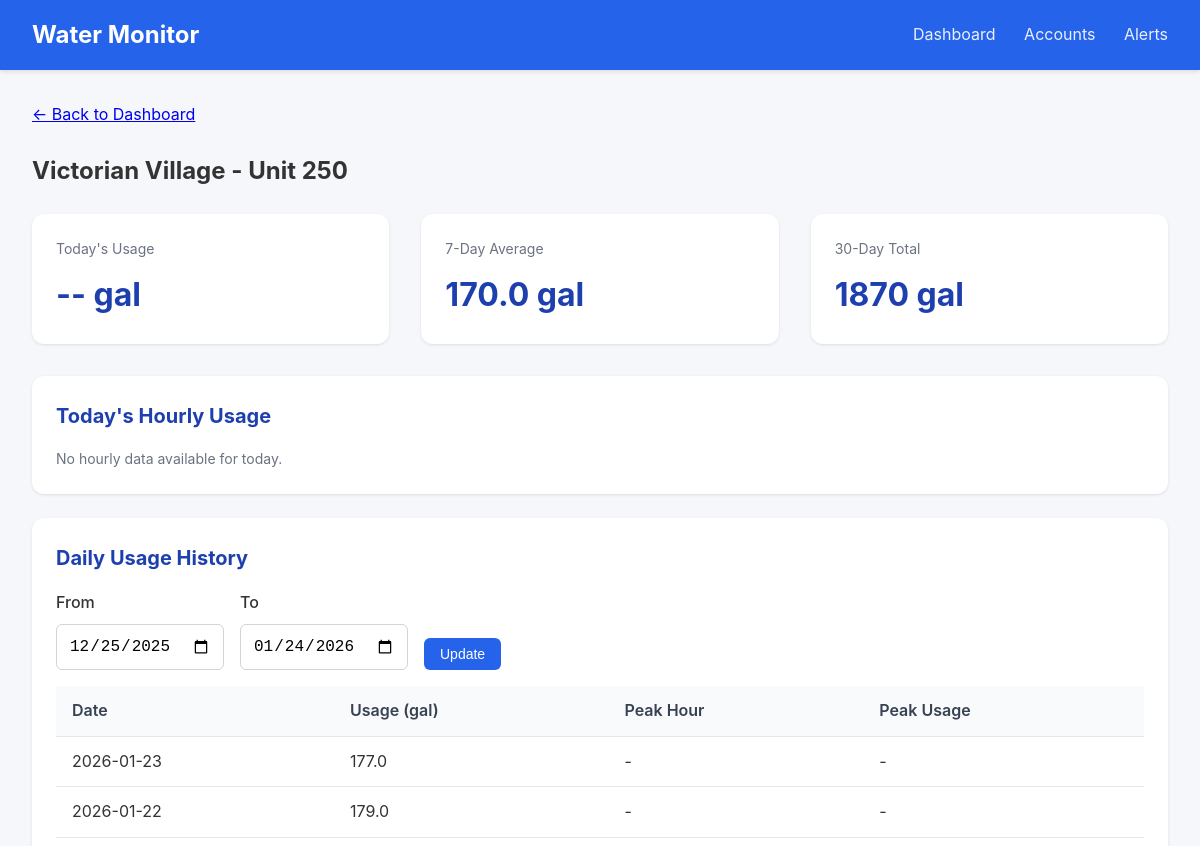
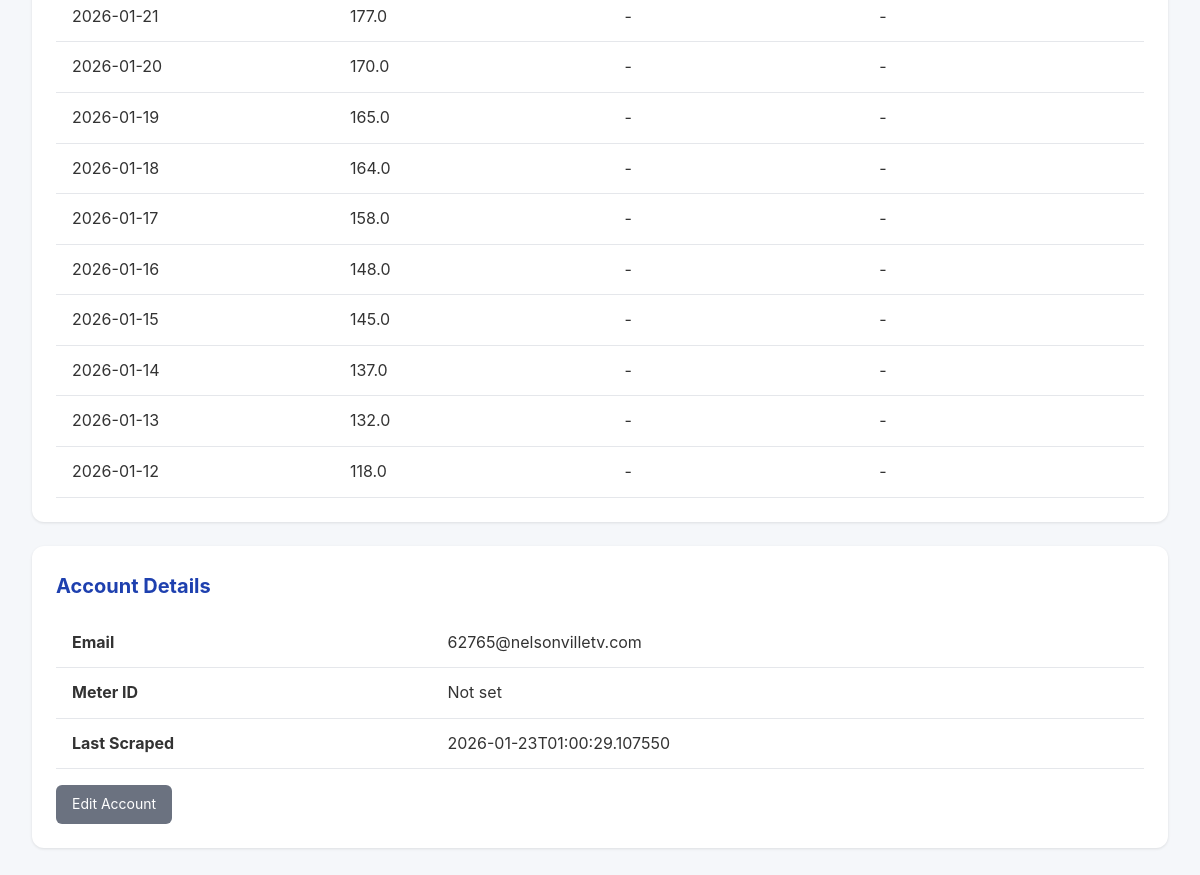
Page /meter/1 on the earlier database version (2 pictures, top to bottom).
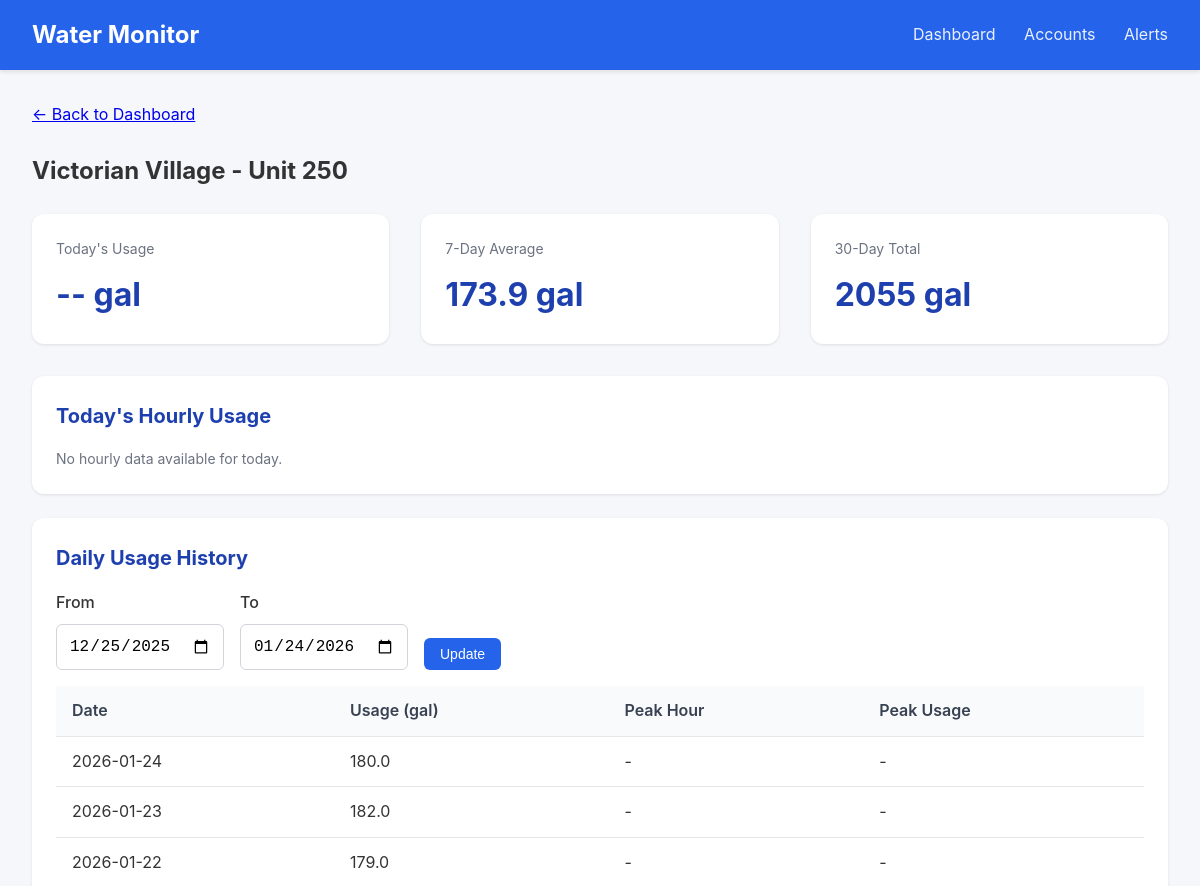
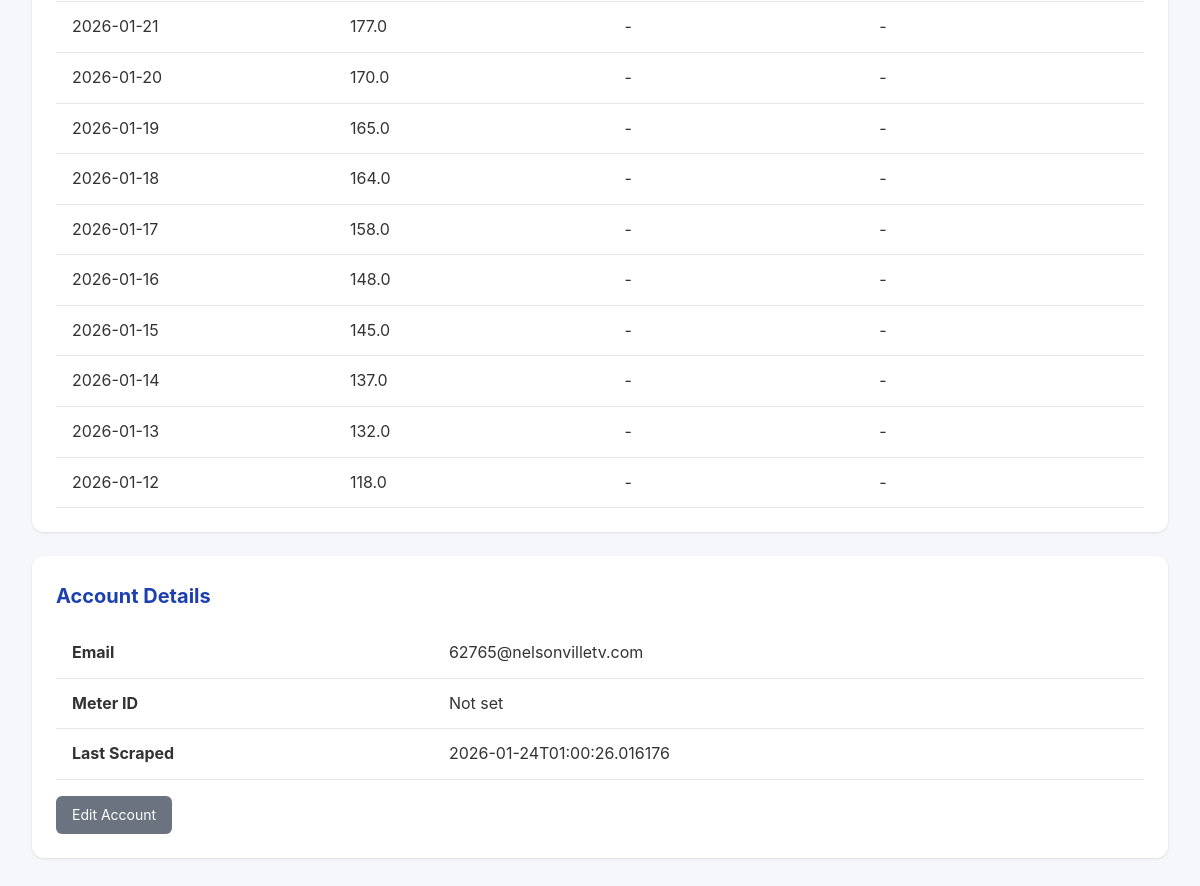
Same page on the later database version (2 pictures, top to bottom).
### tables this page shows
CREATE TABLE accounts (
                id INTEGER PRIMARY KEY AUTOINCREMENT,
                email TEXT UNIQUE NOT NULL,
                password_encrypted TEXT NOT NULL,
                meter_id TEXT,
                account_number TEXT,
                address TEXT,
                building_name TEXT,
                unit_number TEXT,
                is_active INTEGER DEFAULT 1,
                last_scraped TIMESTAMP,
                created_at TIMESTAMP DEFAULT CURRENT_TIMESTAMP
            , avg_12mo REAL, monthly_usage REAL, unit_count INTEGER DEFAULT 1, leak_alerts INTEGER DEFAULT 1, min_overage_pct INTEGER DEFAULT 10);

CREATE TABLE daily_summaries (
                id INTEGER PRIMARY KEY AUTOINCREMENT,
                account_id INTEGER NOT NULL,
                reading_date DATE NOT NULL,
                total_usage_gallons REAL,
                peak_hour INTEGER,
                peak_usage_gallons REAL,
                created_at TIMESTAMP DEFAULT CURRENT_TIMESTAMP,
                FOREIGN KEY (account_id) REFERENCES accounts(id),
                UNIQUE(account_id, reading_date)
            );

### app.py (the view)
@app.route('/meter/<int:account_id>')
def meter_detail(account_id):
    account = db.get_account(account_id)
    if not account:
        flash('Meter not found', 'error')
        return redirect(url_for('dashboard'))
    end_date = date.today()
    start_date = end_date - timedelta(days=30)
    if request.args.get('start_date'):
        start_date = datetime.strptime(request.args.get('start_date'), '%Y-%m-%d').date()
    if request.args.get('end_date'):
        end_date = datetime.strptime(request.args.get('end_date'), '%Y-%m-%d').date()
    daily_data = db.get_daily_summaries(account_id, start_date, end_date)
    hourly_data = db.get_hourly_readings(account_id, date.today())
    return render_template('meter_detail.html',
                           account=account,
                           daily_data=daily_data,
                           hourly_data=hourly_data,
                           start_date=start_date,
                           end_date=end_date)

### database.py (called while the page is built)
@contextmanager
def get_db():
    conn = sqlite3.connect(config.DATABASE_PATH)
    conn.row_factory = sqlite3.Row
    try:
        yield conn
        conn.commit()
    finally:
        conn.close()

def get_account(account_id: int) -> Optional[dict]:
    with get_db() as conn:
        cursor = conn.cursor()
        cursor.execute('SELECT * FROM accounts WHERE id = ?', (account_id,))
        row = cursor.fetchone()
        if row:
            return dict(row)
    return None

def get_hourly_readings(account_id: int, reading_date: date) -> list:
    with get_db() as conn:
        cursor = conn.cursor()
        cursor.execute('''
            SELECT * FROM hourly_readings
            WHERE account_id = ? AND reading_date = ?
            ORDER BY hour
        ''', (account_id, reading_date))
        return [dict(row) for row in cursor.fetchall()]

def get_daily_summaries(account_id: int, start_date: date = None, end_date: date = None) -> list:
    with get_db() as conn:
        cursor = conn.cursor()
        query = 'SELECT * FROM daily_summaries WHERE account_id = ?'
        params = [account_id]
        if start_date:
            query += ' AND reading_date >= ?'
            params.append(start_date)
        if end_date:
            query += ' AND reading_date <= ?'
            params.append(end_date)
        query += ' ORDER BY reading_date DESC'
        cursor.execute(query, params)
        return [dict(row) for row in cursor.fetchall()]

### templates/meter_detail.html (shortened to what this page needs)
{% extends "base.html" %}
{% block content %}
<div style="margin-bottom: 1.5rem;">
    <a href="{{ url_for('dashboard') }}">&larr; Back to Dashboard</a>
</div>
<h2 style="margin-bottom: 1.5rem;">
    {{ account.building_name or 'Unknown Building' }} - Unit {{ account.unit_number or 'N/A' }}
</h2>
<div class="stats">
    <div class="stat-card">
        <div class="label">Today's Usage</div>
        <div class="value">
            {% if daily_data and daily_data[0].reading_date == today %}
                {{ "%.1f"|format(daily_data[0].total_usage_gallons or 0) }} gal
            {% else %}
                -- gal
            {% endif %}
        </div>
    </div>
    <div class="stat-card">
        <div class="label">7-Day Average</div>
        <div class="value">
            {% set week_total = daily_data[:7]|sum(attribute='total_usage_gallons') %}
            {{ "%.1f"|format(week_total / 7) if daily_data else '--' }} gal
        </div>
    </div>
    <div class="stat-card">
        <div class="label">30-Day Total</div>
        <div class="value">
            {% set month_total = daily_data|sum(attribute='total_usage_gallons') %}
            {{ "%.0f"|format(month_total) if daily_data else '--' }} gal
        </div>
    </div>
</div>
<div class="card">
    <h2>Today's Hourly Usage</h2>
    {% if hourly_data %}
    <div style="display: flex; align-items: flex-end; height: 200px; gap: 4px; padding: 1rem 0;">
        {% set max_hourly = hourly_data|map(attribute='usage_gallons')|max or 1 %}
        {% for hour in hourly_data %}
        <div style="flex: 1; display: flex; flex-direction: column; align-items: center;">
            <div style="background: #2563eb; width: 100%;
                        height: {{ (hour.usage_gallons or 0) / max_hourly * 150 }}px;
                        border-radius: 4px 4px 0 0;"></div>
            <div style="font-size: 0.7rem; color: #6b7280; margin-top: 4px;">{{ hour.hour }}</div>
        </div>
        {% endfor %}
    </div>
    <p class="text-muted">Hours (0-23)</p>
    {% else %}
    <p class="text-muted">No hourly data available for today.</p>
    {% endif %}
</div>
<div class="card">
    <h2>Daily Usage History</h2>
    <form method="GET" style="display: flex; gap: 1rem; margin-bottom: 1rem;">
        <div class="form-group" style="margin-bottom: 0;">
            <label for="start_date">From</label>
            <input type="date" id="start_date" name="start_date" value="{{ start_date }}">
        </div>
        <div class="form-group" style="margin-bottom: 0;">
            <label for="end_date">To</label>
            <input type="date" id="end_date" name="end_date" value="{{ end_date }}">
        </div>
        <div class="form-group" style="margin-bottom: 0; display: flex; align-items: flex-end;">
            <button type="submit" class="btn btn-primary">Update</button>
        </div>
    </form>
    {% if daily_data %}
    <table>
        <thead>
            <tr>
                <th>Date</th>
                <th>Usage (gal)</th>
                <th>Peak Hour</th>
                <th>Peak Usage</th>
            </tr>
        </thead>
        <tbody>
            {% for day in daily_data %}
            <tr>
                <td>{{ day.reading_date }}</td>
                <td>{{ "%.1f"|format(day.total_usage_gallons or 0) }}</td>
                <td>{{ day.peak_hour if day.peak_hour is not none else '-' }}{% if day.peak_hour is not none %}:00{% endif %}</td>
                <td>{{ "%.1f"|format(day.peak_usage_gallons or 0) if day.peak_usage_gallons else '-' }}</td>
            </tr>
            {% endfor %}
        </tbody>
    </table>
    {% else %}
    <p class="text-muted">No usage data available for this period.</p>
    {% endif %}
</div>
<div class="card">
    <h2>Account Details</h2>
    <table>
        <tr><td><strong>Email</strong></td><td>{{ account.email }}</td></tr>
        <tr><td><strong>Meter ID</strong></td><td>{{ account.meter_id or 'Not set' }}</td></tr>
        <tr><td><strong>Last Scraped</strong></td><td>{{ account.last_scraped or 'Never' }}</td></tr>
    </table>
    <div class="mt-4">
        <a href="{{ url_for('edit_account', account_id=account.id) }}" class="btn btn-secondary">Edit Account</a>
    </div>
</div>
{% endblock %}

### templates/base.html (shortened to what this page needs)
<!DOCTYPE html>
<html lang="en">
<head>
</head>
<body>
    <div class="navbar">
        <h1>Water Monitor</h1>
        <nav>
            <a href="{{ url_for('dashboard') }}">Dashboard</a>
            <a href="{{ url_for('accounts_list') }}">Accounts</a>
            <a href="{{ url_for('alerts_list') }}">Alerts</a>
        </nav>
    </div>
    <div class="container">
        {% block content %}{% endblock %}
    </div>
</body>
</html>

### templates/base.html (style rules this page uses)
* { box-sizing: border-box; margin: 0; padding: 0; }
body { font-family: -apple-system, BlinkMacSystemFont, 'Segoe UI', Roboto, Oxygen, Ubuntu, sans-serif; background: #f5f7fa; color: #333; line-height: 1.6; }
.navbar { background: #2563eb; color: white; padding: 1rem 2rem; display: flex; justify-content: space-between; align-items: center; box-shadow: 0 2px 4px rgba(0,0,0,0.1); }
.navbar h1 { font-size: 1.5rem; }
.navbar nav a { color: white; text-decoration: none; margin-left: 1.5rem; opacity: 0.9; }
.container { max-width: 1400px; margin: 0 auto; padding: 2rem; }
.card { background: white; border-radius: 12px; box-shadow: 0 1px 3px rgba(0,0,0,0.1); padding: 1.5rem; margin-bottom: 1.5rem; }
.card h2 { margin-bottom: 1rem; color: #1e40af; font-size: 1.25rem; }
.stats { display: flex; gap: 2rem; margin-bottom: 2rem; }
.stat-card { background: white; border-radius: 12px; padding: 1.5rem; box-shadow: 0 1px 3px rgba(0,0,0,0.1); flex: 1; }
.stat-card .label { color: #6b7280; font-size: 0.875rem; margin-bottom: 0.5rem; }
.stat-card .value { font-size: 2rem; font-weight: 700; color: #1e40af; }
table { width: 100%; border-collapse: collapse; }
th, td { padding: 0.75rem 1rem; text-align: left; border-bottom: 1px solid #e5e7eb; }
th { background: #f9fafb; font-weight: 600; color: #374151; }
.btn { display: inline-block; padding: 0.5rem 1rem; border-radius: 6px; text-decoration: none; font-size: 0.875rem; cursor: pointer; border: none; }
.btn-primary { background: #2563eb; color: white; }
.btn-secondary { background: #6b7280; color: white; }
.form-group { margin-bottom: 1rem; }
.form-group label { display: block; margin-bottom: 0.5rem; font-weight: 500; }
.form-group input, .form-group select { width: 100%; padding: 0.75rem; border: 1px solid #d1d5db; border-radius: 6px; font-size: 1rem; }
.text-muted { color: #6b7280; font-size: 0.875rem; }
.mt-4 { margin-top: 1rem; }

Differences in the rows shown:
removed daily_summaries: reading_date "2026-01-23", total_usage_gallons "177.0", peak_hour "-", peak_usage_gallons "-"
changed accounts "Victorian Village": last_scraped "2026-01-23T01:00:29.107550" → "2026-01-24T01:00:26.016176"
added daily_summaries: reading_date "2026-01-24", total_usage_gallons "180.0", peak_hour "-", peak_usage_gallons "-"
added daily_summaries: reading_date "2026-01-23", total_usage_gallons "182.0", peak_hour "-", peak_usage_gallons "-"
Other differences:
{{ "%.1f"|format(week_total / 7) if daily_data else '--' }}: "170.0" → "173.9"
{{ "%.0f"|format(month_total) if daily_data else '--' }}: "1870" → "2055"
